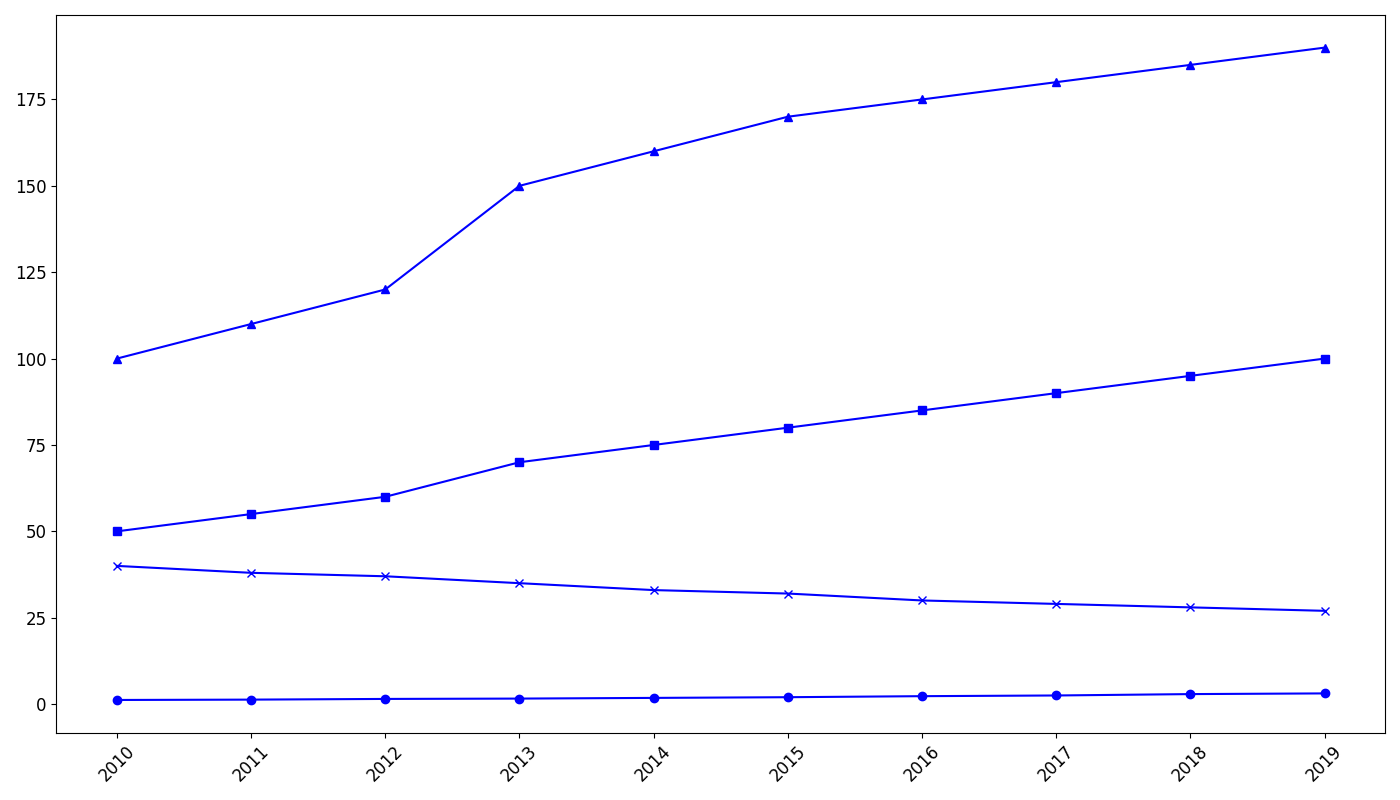

This chart was generated by the following Python code:
import matplotlib.pyplot as plt
import numpy as np

years = np.arange(2010, 2020)

residential_population = [1.2, 1.3, 1.5, 1.6, 1.8, 2.0, 2.3, 2.5, 2.9, 3.1]
green_space = [50, 55, 60, 70, 75, 80, 85, 90, 95, 100]
public_transport_usage = [100, 110, 120, 150, 160, 170, 175, 180, 185, 190]
average_commute_time = [40, 38, 37, 35, 33, 32, 30, 29, 28, 27]

fig, ax = plt.subplots(figsize=(14, 8))

color = 'b'  

ax.plot(years, residential_population, marker='o', color=color)
ax.plot(years, green_space, marker='s', color=color)
ax.plot(years, public_transport_usage, marker='^', color=color)
ax.plot(years, average_commute_time, marker='x', color=color)

plt.xticks(years, fontsize=12, rotation=45)
plt.yticks(fontsize=12)
plt.tight_layout()
plt.show()
